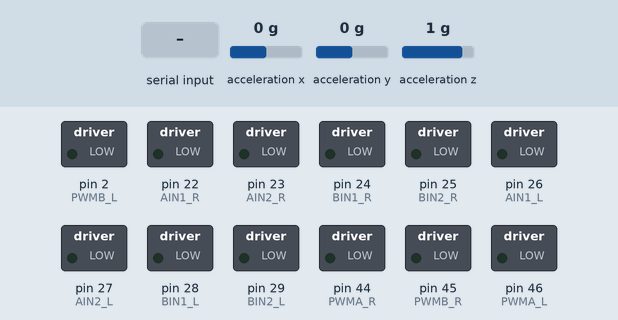
This sketch was run on a simulated Arduino Mega 2560, built with avr-gcc and run on an emulated ATmega2560. On the bench: switched loads named in the sketch (green lamp = pin HIGH). Wiring (inferred from the names in the program): MPU-6050 motion sensor at I2C address 0x68. The test bench sets the inputs (shaded band); at power-on: acceleration y 0 g, acceleration x 0 g, acceleration z 1 g. What the sketch prints to the serial monitor is not drawn.

Above: at 1.5 s.
1.6 s: "L\n" received over the second serial link
At 2.4 s:
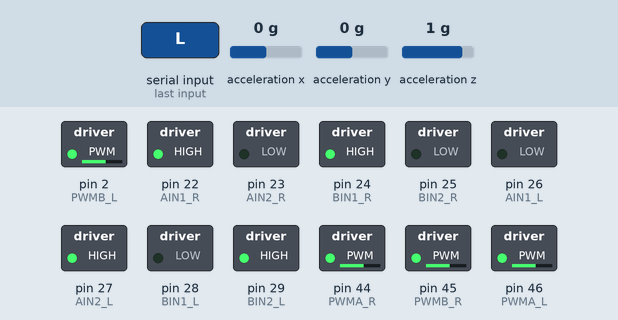
4.2 s: "R\n" received over the second serial link
At 5.0 s:
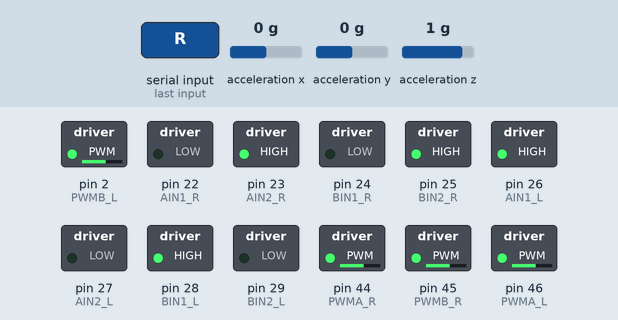
6.8 s: "90,45\n" received over the second serial link
At 7.7 s:
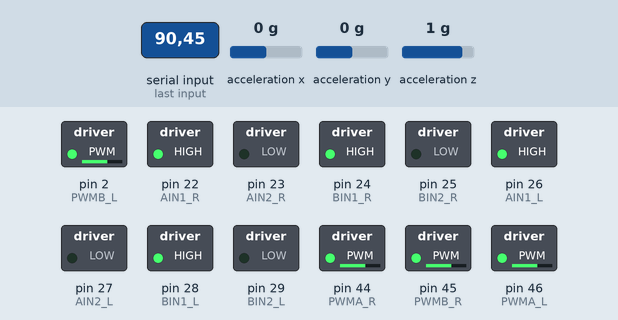
8.5 s: acceleration y set to 0.2 g
At 10.6 s:
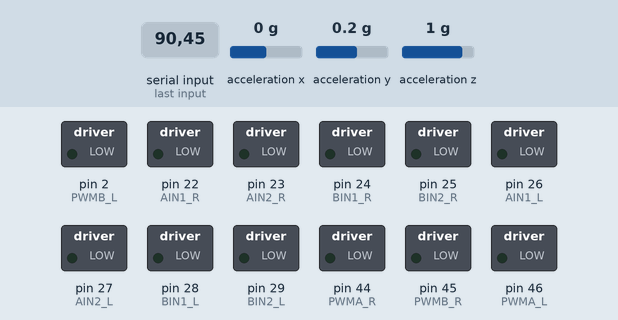
10.9 s: "30,150\n" received over the second serial link
At 12.1 s:
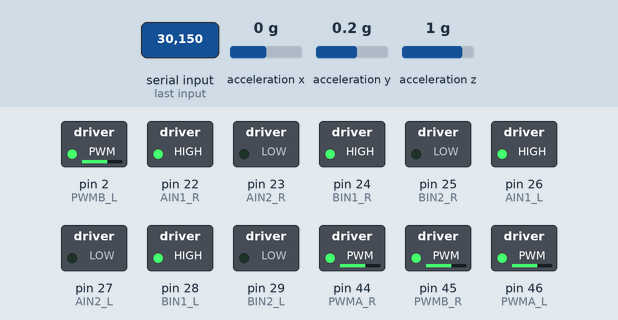
12.7 s: acceleration y set to 0.4 g
At 14.7 s:
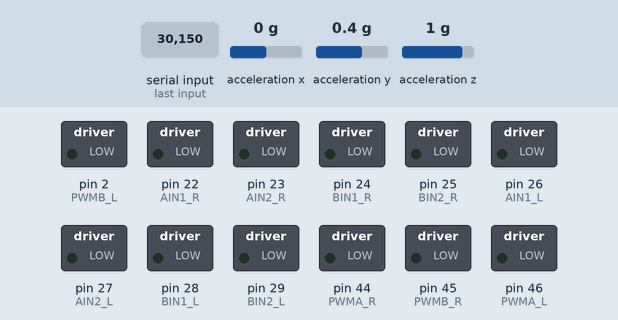
Timing chart, 0 to 15.7 s (numbered marks = the images above; inputs shaded):
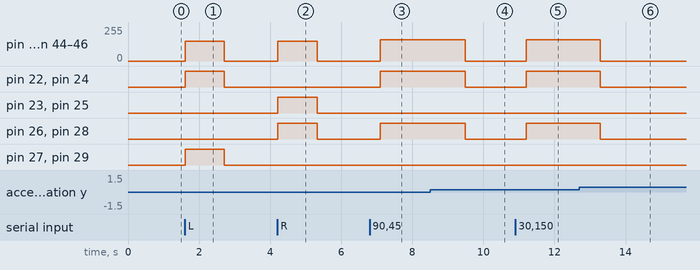

The sketch:

Ardoino.ino
```cpp
#include <Wire.h>

#define MPU_ADDR      0x68
#define PWR_MGMT_1    0x6B
#define ACCEL_CONFIG  0x1C
#define ACCEL_YOUT_H  0x3D

float targetDistance = 0;

#define ALPHA 0.2
float AcselY_Filter = 0;
double velocityY      = 0.0;
double distanceY      = 0.0;
float biasY = 0.0;
unsigned long t_now = 0;
unsigned long t_then = 0;

unsigned long moveStartTime = 0;

// Hardware Pins
#define AIN1_R 22
#define AIN2_R 23
#define PWMA_R 44
#define BIN1_R 24
#define BIN2_R 25
#define PWMB_R 45

#define AIN1_L 26
#define AIN2_L 27
#define PWMA_L 46
#define BIN1_L 28
#define BIN2_L 29
#define PWMB_L 2

void rightForward(int speed) {
  digitalWrite(AIN1_R, HIGH); digitalWrite(AIN2_R, LOW);
  analogWrite(PWMA_R, speed);
  digitalWrite(BIN1_R, HIGH); digitalWrite(BIN2_R, LOW);
  analogWrite(PWMB_R, speed);
}

void rightBackward(int speed) {
  digitalWrite(AIN1_R, LOW); digitalWrite(AIN2_R, HIGH);
  analogWrite(PWMA_R, speed);
  digitalWrite(BIN1_R, LOW); digitalWrite(BIN2_R, HIGH);
  analogWrite(PWMB_R, speed);
}

void leftForward(int speed) {
  digitalWrite(AIN1_L, HIGH); digitalWrite(AIN2_L, LOW);
  analogWrite(PWMA_L, speed);
  digitalWrite(BIN1_L, HIGH); digitalWrite(BIN2_L, LOW);
  analogWrite(PWMB_L, speed);
}

void leftBackward(int speed) {
  digitalWrite(AIN1_L, LOW); digitalWrite(AIN2_L, HIGH);
  analogWrite(PWMA_L, speed);
  digitalWrite(BIN1_L, LOW); digitalWrite(BIN2_L, HIGH);
  analogWrite(PWMB_L, speed);
}

void stopLMotors() {
  digitalWrite(AIN1_L, LOW); digitalWrite(AIN2_L, LOW);
  analogWrite(PWMA_L, 0);
  digitalWrite(BIN1_L, LOW); digitalWrite(BIN2_L, LOW);
  analogWrite(PWMB_L, 0);
}

void stopRMotors() {
  digitalWrite(AIN1_R, LOW); digitalWrite(AIN2_R, LOW);
  analogWrite(PWMA_R, 0);
  digitalWrite(BIN1_R, LOW); digitalWrite(BIN2_R, LOW);
  analogWrite(PWMB_R, 0);
}

void moveForward(int speed) {
  rightForward(speed);
  leftForward(speed);
}

void moveBackward(int speed) {
  rightBackward(speed);
  leftBackward(speed);
}

void turnRight(int speed) {
  leftForward(speed);
  rightBackward(speed);
}

void turnLeft(int speed) {
  leftBackward(speed);
  rightForward(speed);
}

void stopRobot() {
  stopLMotors();
  stopRMotors();
}

bool mpuInit() {
  Wire.beginTransmission(MPU_ADDR);
  Wire.write(PWR_MGMT_1);
  Wire.write(0x00);
  if (Wire.endTransmission(true) != 0) return false;
  delay(100);
  Wire.beginTransmission(MPU_ADDR);
  Wire.write(ACCEL_CONFIG);
  Wire.write(0x08); // ±8g
  return (Wire.endTransmission(true) == 0);
}

void i2cRecover() {
   Wire.end();
   pinMode(20, INPUT_PULLUP); // SDA на Mega = pin 20
   pinMode(21, OUTPUT);       // SCL на Mega = pin 21
   for (int i = 0; i < 20; i++) {
     digitalWrite(21, LOW);
     delayMicroseconds(10);
     digitalWrite(21, HIGH);
     delayMicroseconds(10);
   }
   Wire.begin();
   Wire.setClock(400000L);
   Wire.setWireTimeout(3000, true);
 }

float readAccelY() {
  Wire.beginTransmission(MPU_ADDR);
   Wire.write(ACCEL_YOUT_H);
   if (Wire.endTransmission(false) != 0) {
     i2cRecover();
     return 0.0;
   }
   Wire.requestFrom(MPU_ADDR, 2, true);
   if (Wire.available() < 2) {
     i2cRecover();
     return 0.0;
   }
   int16_t raw = (Wire.read() << 8) | Wire.read();
   float accel_cm_s2 = ((float)raw / 8192.0) * 980.66;
   return accel_cm_s2;
}

  /*This is for debugging from Arduinos terminal
  String str = "";

  if (Serial.available()) {
    str = Serial.readStringUntil('\n');
  } else if (Serial1.available()) {
    return "";
  } else {
    return "";
  }

  str.trim();
  if (str.length() == 0) return "";

  if (str.equalsIgnoreCase("L")) return "left";
  if (str.equalsIgnoreCase("R")) return "right";

  String numStr = str;
  if (str.charAt(0) == 'M' || str.charAt(0) == 'm') {
    numStr = str.substring(1);
    numStr.trim();
  }

  float val = numStr.toFloat();
  if (val > 0) return String(val, 2);

  return "";*/

String readIncomingCommand() {
  String str = "";

  if (Serial1.available()) {
    str = Serial1.readStringUntil('\n');
  } else {
    return "";
  }

  str.trim();
  if (str.length() == 0) return "";

  if (str.equalsIgnoreCase("L")) return "left";
  if (str.equalsIgnoreCase("R")) return "right";

  String numStr = str;
  if (str.charAt(0) == 'M' || str.charAt(0) == 'm') {
    numStr = str.substring(1);
    numStr.trim();
  }

  float val = numStr.toFloat();
  if (val > 0) return String(val, 2);

  return "";
}

void calibrate() {
  Serial.print("Calibrating");
  biasY = 0.0;
  for (int i = 0; i < 1000; i++) {
    biasY += readAccelY();
    if (i % 200 == 0) Serial.print(".");
  }
  biasY /= 1000.0;
  Serial.print(" bias=");
  Serial.print(biasY, 2);
  Serial.println(" OK");
}

void setup() {
  Serial.begin(115200);
  Serial1.begin(115200);
  Wire.begin();
  Wire.setClock(400000L);
  Wire.setWireTimeout(3000, true);

  if (!mpuInit()) Serial.println("MPU6050 init FAILED!");
  else            Serial.println("MPU6050 OK");

  pinMode(AIN1_R, OUTPUT); pinMode(AIN2_R, OUTPUT); pinMode(PWMA_R, OUTPUT);
  pinMode(BIN1_R, OUTPUT); pinMode(BIN2_R, OUTPUT); pinMode(PWMB_R, OUTPUT);
  pinMode(AIN1_L, OUTPUT); pinMode(AIN2_L, OUTPUT); pinMode(PWMA_L, OUTPUT);
  pinMode(BIN1_L, OUTPUT); pinMode(BIN2_L, OUTPUT); pinMode(PWMB_L, OUTPUT);

  stopRobot();

  calibrate();

  t_then = micros();
}

double calkdist(){
  float accelY = readAccelY() - biasY;
  AcselY_Filter = AcselY_Filter + ALPHA * (accelY - AcselY_Filter);

  if(AcselY_Filter<0.0) {
    AcselY_Filter=0.0;
  }

  t_now = micros();
  float dt = (float)(t_now - t_then ) / (float)1000000.0;

  t_then = t_now;

  velocityY += (double)AcselY_Filter * dt;
  distanceY += velocityY * dt;
  return distanceY;
}

void zero_var(){
  AcselY_Filter = 0;
  velocityY = 0.0;
  distanceY= 0.0;
  t_now = 0;
  t_then = 0;
}


static unsigned long lastPrint = 0;


void loop() {
  String cmd = readIncomingCommand();

  delay(10);

  if (cmd == "left") {
    Serial.println("Turning LEFT...");
    stopRobot();
    turnLeft(150);
    delay(1100);
    stopRobot();
    Serial.println("Turn done.");

  } else if (cmd == "right") {
    Serial.println("Turning RIGHT...");
    stopRobot();
    turnRight(150);
    delay(1100);
    stopRobot();
    Serial.println("Turn done.");

  } else if (cmd.length() > 0) {
    float val = cmd.toFloat();
    if (val > 0) {
      targetDistance = val;
      Serial.print("Target set: ");
      Serial.print(val);
      Serial.println(" cm — moving forward...");
      calibrate();
      zero_var();
      moveForward(160);
      t_then = micros();
      lastPrint=millis();
    }
  }

  if (targetDistance > 0) {
    distanceY = calkdist();
    if (distanceY >= targetDistance) {
      stopRobot();

      Serial.print(">> Destination reached! Total: ");
      Serial.print(distanceY, 1);
      Serial.println(" cm");

      Serial1.println("R");
      calibrate();
      zero_var();
      targetDistance = -1.0;
    }
  }
}
```

Measured:
- the behaviour switches between 0 and 0.1 g on acceleration y (found by bisection; images 3 and 4)
- the behaviour switches between 0.2 and 0.3 g on acceleration y (found by bisection; images 5 and 6)
- after the input at 1.6 s, pin 2 (PWMB_L), pin 44 (PWMA_R), pin 45 (PWMB_R), pin 46 (PWMA_L): 0/255 → 150/255 at once, → 0/255 1.1 s later; pin 22 (AIN1_R), pin 24 (BIN1_R), pin 27 (AIN2_L), pin 29 (BIN2_L): LOW → HIGH at once, → LOW 1.1 s later
- after the input at 4.2 s, pin 2 (PWMB_L), pin 44 (PWMA_R), pin 45 (PWMB_R), pin 46 (PWMA_L): 0/255 → 150/255 at once, → 0/255 1.1 s later; pin 23 (AIN2_R), pin 25 (BIN2_R), pin 26 (AIN1_L), pin 28 (BIN1_L): LOW → HIGH at once, → LOW 1.1 s later
- after the input at 6.8 s, pin 2 (PWMB_L), pin 44 (PWMA_R), pin 45 (PWMB_R), pin 46 (PWMA_L): 0/255 → 160/255 after 0.30 s; pin 22 (AIN1_R), pin 24 (BIN1_R), pin 26 (AIN1_L), pin 28 (BIN1_L): LOW → HIGH after 0.30 s
- after the input at 8.5 s, pin 2 (PWMB_L), pin 44 (PWMA_R), pin 45 (PWMB_R), pin 46 (PWMA_L): 160/255 → 0/255 after 0.99 s; pin 22 (AIN1_R), pin 24 (BIN1_R), pin 26 (AIN1_L), pin 28 (BIN1_L): HIGH → LOW after 0.99 s
- after the input at 10.9 s, pin 2 (PWMB_L), pin 44 (PWMA_R), pin 45 (PWMB_R), pin 46 (PWMA_L): 0/255 → 160/255 after 0.30 s; pin 22 (AIN1_R), pin 24 (BIN1_R), pin 26 (AIN1_L), pin 28 (BIN1_L): LOW → HIGH after 0.30 s
- after the input at 12.7 s, pin 2 (PWMB_L), pin 44 (PWMA_R), pin 45 (PWMB_R), pin 46 (PWMA_L): 160/255 → 0/255 after 0.59 s; pin 22 (AIN1_R), pin 24 (BIN1_R), pin 26 (AIN1_L), pin 28 (BIN1_L): HIGH → LOW after 0.59 s
